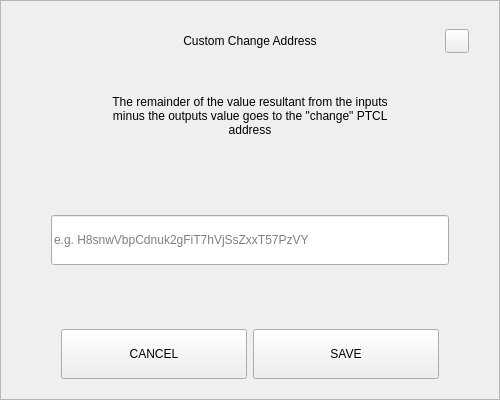
<?xml version="1.0" encoding="UTF-8"?>
<ui version="4.0">
 <class>SendChangeAddressDialog</class>
 <widget class="QDialog" name="SendChangeAddressDialog">
  <property name="geometry">
   <rect>
    <x>0</x>
    <y>0</y>
    <width>500</width>
    <height>400</height>
   </rect>
  </property>
  <property name="windowTitle">
   <string>Dialog</string>
  </property>
  <layout class="QVBoxLayout" name="verticalLayout">
   <property name="spacing">
    <number>0</number>
   </property>
   <property name="leftMargin">
    <number>0</number>
   </property>
   <property name="topMargin">
    <number>0</number>
   </property>
   <property name="rightMargin">
    <number>0</number>
   </property>
   <property name="bottomMargin">
    <number>0</number>
   </property>
   <item>
    <widget class="QFrame" name="frame">
     <property name="styleSheet">
      <string notr="true"/>
     </property>
     <property name="frameShape">
      <enum>QFrame::StyledPanel</enum>
     </property>
     <property name="frameShadow">
      <enum>QFrame::Raised</enum>
     </property>
     <layout class="QVBoxLayout" name="verticalLayout_2" stretch="0,0,0,0,0,0,0">
      <property name="spacing">
       <number>0</number>
      </property>
      <property name="leftMargin">
       <number>30</number>
      </property>
      <property name="topMargin">
       <number>20</number>
      </property>
      <property name="rightMargin">
       <number>30</number>
      </property>
      <property name="bottomMargin">
       <number>20</number>
      </property>
      <item>
       <layout class="QHBoxLayout" name="horizontalLayout_3">
        <property name="spacing">
         <number>0</number>
        </property>
        <item>
         <spacer name="horizontalSpacer_2">
          <property name="orientation">
           <enum>Qt::Horizontal</enum>
          </property>
          <property name="sizeHint" stdset="0">
           <size>
            <width>40</width>
            <height>20</height>
           </size>
          </property>
         </spacer>
        </item>
        <item>
         <widget class="QLabel" name="labelTitle">
          <property name="minimumSize">
           <size>
            <width>0</width>
            <height>40</height>
           </size>
          </property>
          <property name="maximumSize">
           <size>
            <width>16777215</width>
            <height>40</height>
           </size>
          </property>
          <property name="styleSheet">
           <string notr="true">padding-left:24px;</string>
          </property>
          <property name="text">
           <string>Custom Change Address</string>
          </property>
          <property name="alignment">
           <set>Qt::AlignCenter</set>
          </property>
          <property name="margin">
           <number>7</number>
          </property>
         </widget>
        </item>
        <item>
         <spacer name="horizontalSpacer">
          <property name="orientation">
           <enum>Qt::Horizontal</enum>
          </property>
          <property name="sizeHint" stdset="0">
           <size>
            <width>40</width>
            <height>20</height>
           </size>
          </property>
         </spacer>
        </item>
        <item>
         <widget class="QPushButton" name="btnEsc">
          <property name="minimumSize">
           <size>
            <width>24</width>
            <height>24</height>
           </size>
          </property>
          <property name="maximumSize">
           <size>
            <width>24</width>
            <height>24</height>
           </size>
          </property>
          <property name="focusPolicy">
           <enum>Qt::NoFocus</enum>
          </property>
          <property name="text">
           <string/>
          </property>
         </widget>
        </item>
       </layout>
      </item>
      <item>
       <spacer name="verticalSpacer_2">
        <property name="orientation">
         <enum>Qt::Vertical</enum>
        </property>
        <property name="sizeType">
         <enum>QSizePolicy::Fixed</enum>
        </property>
        <property name="sizeHint" stdset="0">
         <size>
          <width>20</width>
          <height>20</height>
         </size>
        </property>
       </spacer>
      </item>
      <item alignment="Qt::AlignHCenter">
       <widget class="QLabel" name="labelMessage">
        <property name="minimumSize">
         <size>
          <width>0</width>
          <height>70</height>
         </size>
        </property>
        <property name="text">
         <string>The remainder of the value resultant from the inputs minus the outputs value goes to the &quot;change&quot; PTCL address</string>
        </property>
        <property name="alignment">
         <set>Qt::AlignCenter</set>
        </property>
        <property name="wordWrap">
         <bool>true</bool>
        </property>
       </widget>
      </item>
      <item>
       <spacer name="verticalSpacer_3">
        <property name="orientation">
         <enum>Qt::Vertical</enum>
        </property>
        <property name="sizeHint" stdset="0">
         <size>
          <width>20</width>
          <height>40</height>
         </size>
        </property>
       </spacer>
      </item>
      <item>
       <layout class="QHBoxLayout" name="horizontalLayout_2">
        <property name="spacing">
         <number>0</number>
        </property>
        <property name="leftMargin">
         <number>20</number>
        </property>
        <property name="rightMargin">
         <number>20</number>
        </property>
        <item>
         <widget class="QLineEdit" name="lineEditAddress">
          <property name="minimumSize">
           <size>
            <width>0</width>
            <height>50</height>
           </size>
          </property>
          <property name="placeholderText">
           <string notr="true">e.g. H8snwVbpCdnuk2gFiT7hVjSsZxxT57PzVY</string>
          </property>
         </widget>
        </item>
       </layout>
      </item>
      <item>
       <spacer name="verticalSpacer">
        <property name="orientation">
         <enum>Qt::Vertical</enum>
        </property>
        <property name="sizeHint" stdset="0">
         <size>
          <width>20</width>
          <height>40</height>
         </size>
        </property>
       </spacer>
      </item>
      <item>
       <layout class="QHBoxLayout" name="horizontalLayout" stretch="2,2">
        <property name="spacing">
         <number>6</number>
        </property>
        <property name="leftMargin">
         <number>30</number>
        </property>
        <property name="rightMargin">
         <number>30</number>
        </property>
        <item>
         <widget class="QPushButton" name="btnCancel">
          <property name="minimumSize">
           <size>
            <width>180</width>
            <height>50</height>
           </size>
          </property>
          <property name="focusPolicy">
           <enum>Qt::NoFocus</enum>
          </property>
          <property name="text">
           <string>CANCEL</string>
          </property>
         </widget>
        </item>
        <item>
         <widget class="QPushButton" name="btnSave">
          <property name="minimumSize">
           <size>
            <width>180</width>
            <height>50</height>
           </size>
          </property>
          <property name="focusPolicy">
           <enum>Qt::NoFocus</enum>
          </property>
          <property name="text">
           <string>SAVE</string>
          </property>
         </widget>
        </item>
       </layout>
      </item>
     </layout>
    </widget>
   </item>
  </layout>
 </widget>
 <resources/>
 <connections/>
</ui>
